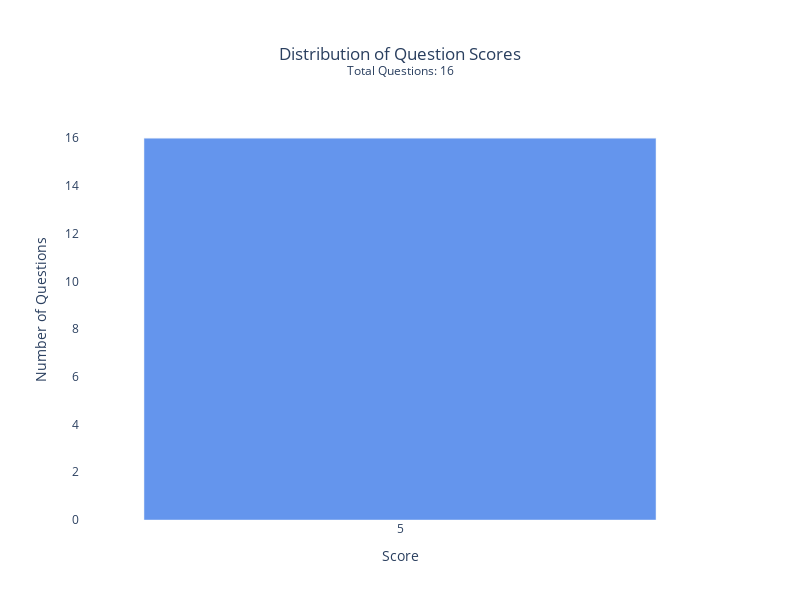

The cell this chart's notebook holds for it:
### Markdown cell above
### Plotting

### Code cell
fig = plot_simple_score_distribution(scored_dataset,
                                     score_key="score", # key corresponding to the score
                                    title="Distribution of Question Scores",
                                    x_title="Score",
                                    y_title="Number of Questions",
                                    bar_color='rgb(100,149,237)', 
                                    width=800,
                                    height=600)
fig.show()
pretty_print_questions(generated_dataset[:1])

### Figure 1 — Plotly figure (JSON) as saved in the notebook; plotly's stock layout.template omitted (floating-point values rounded to 4 significant figures)
{"data": [{"hoverinfo": "text", "hovertext": ["Score: 5<br>Count: 16<br>Percentage: 100.00%"], "marker": {"color": "rgb(100,149,237)"}, "type": "bar", "x": [5], "y": [16]}], "layout": {"height": 600, "plot_bgcolor": "white", "title": {"text": "Distribution of Question Scores<br><sup>Total Questions: 16</sup>", "x": 0.5, "xanchor": "center", "y": 0.9, "yanchor": "top"}, "width": 800, "xaxis": {"dtick": 1, "range": [4.5, 5.5], "showgrid": false, "tick0": 5, "tickmode": "linear", "title": {"text": "Score"}}, "yaxis": {"dtick": 2, "range": [0, 17.6], "showgrid": false, "tick0": 0, "tickmode": "linear", "title": {"text": "Number of Questions"}}}}
